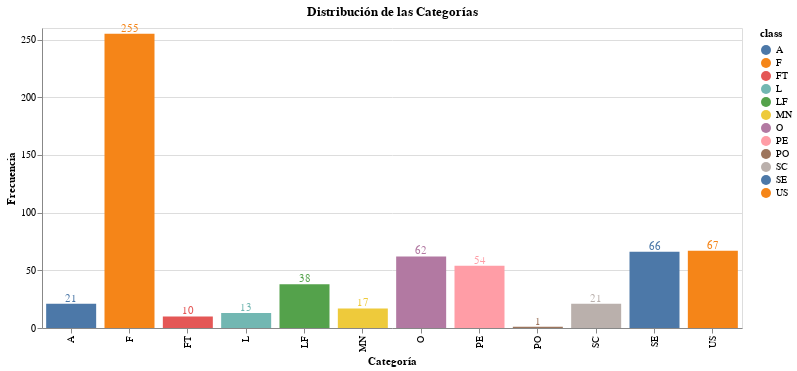

Notebook cell for this chart:
### Markdown cell above
## Análisis Exploratorio de Datos

### Code cell
bars = alt.Chart(data).mark_bar(size=50).encode(
    x=alt.X("class", axis=alt.Axis(title='Categoría')),
    y=alt.Y("count():Q", axis=alt.Axis(title='Frecuencia')),
    tooltip=[alt.Tooltip('count()', title='Frecuencia'), 'class'],
    color='class'

)

text = bars.mark_text(
    align='center',
    baseline='bottom',
).encode(
    text='count()'
)

(bars + text).interactive().properties(
    height=300, 
    width=700,
    title = "Distribución de las Categorías",
)

### Figure 1 — Vega-Lite specification as saved in the notebook (floating-point values rounded to 4 significant figures; data arrays with more than 128 entries replaced by an {"elided": "..."} marker saying what was removed)
{"config": {"view": {"continuousWidth": 400, "continuousHeight": 300}}, "layer": [{"mark": {"type": "bar", "size": 50}, "encoding": {"color": {"type": "nominal", "field": "class"}, "tooltip": [{"type": "quantitative", "aggregate": "count", "title": "Frecuencia"}, {"type": "nominal", "field": "class"}], "x": {"type": "nominal", "axis": {"title": "Categoría"}, "field": "class"}, "y": {"type": "quantitative", "aggregate": "count", "axis": {"title": "Frecuencia"}}}, "selection": {"selector001": {"type": "interval", "bind": "scales", "encodings": ["x", "y"]}}}, {"mark": {"type": "text", "align": "center", "baseline": "bottom"}, "encoding": {"color": {"type": "nominal", "field": "class"}, "text": {"type": "quantitative", "aggregate": "count"}, "tooltip": [{"type": "quantitative", "aggregate": "count", "title": "Frecuencia"}, {"type": "nominal", "field": "class"}], "x": {"type": "nominal", "axis": {"title": "Categoría"}, "field": "class"}, "y": {"type": "quantitative", "aggregate": "count", "axis": {"title": "Frecuencia"}}}}], "data": {"name": "data-5c88f379ed5fc924c7703a20805b5212"}, "height": 300, "title": "Distribución de las Categorías", "width": 700, "$schema": "https://vega.github.io/schema/vega-lite/v4.0.0.json", "datasets": {"data-5c88f379ed5fc924c7703a20805b5212": {"elided": "625 records"}}}
